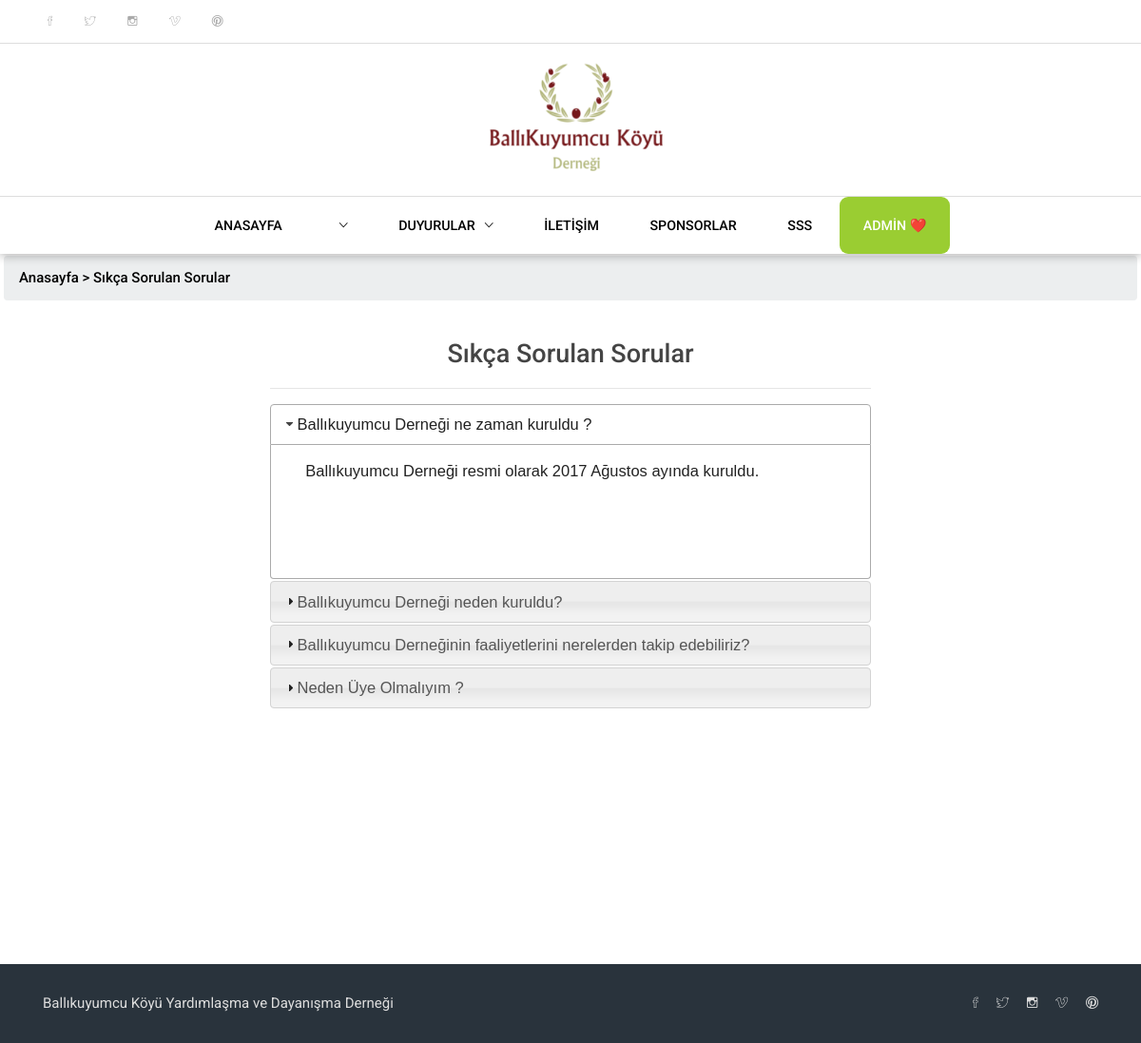
The app's page /faq/ (signed in) with its own data.
### home/models.py (models this page shows, shortened)
class FAQ(models.Model):
    STATUS = (
        ('True', 'Evet'),
        ('False', 'Hayır'),
    )
    question = models.CharField(max_length=200)
    answer = models.TextField(max_length=300)
    status = models.CharField(max_length=10, choices=STATUS)
    create_at = models.DateTimeField(auto_now_add=True)
    update_at = models.DateTimeField(auto_now=True)

### home/views.py (the view)
# urls.py: path('faq/', views.faq, name='faq'),
def faq(request):
    category = Category.objects.all()
    menu = Menu.objects.all()
    setting = Setting.objects.get(pk=2)
    faq = FAQ.objects.all().order_by()
    context = {
        'category': category,
        'faq': faq,
        'menu': menu,
        'setting': setting
    }
    return render(request, 'faq.html', context)

### home/templates/faq.html (shortened to what this page needs)
{% extends "homebase.html" %}
{% load static %}
{% block head %}
    <link href="{% static 'common-css/bootstrap.css' %}" rel="stylesheet">
    <link href="{% static 'common-css/ionicons.css' %}" rel="stylesheet">
    <link href="{% static '04-Contact/css/styles.css' %}" rel="stylesheet">
    <link href="{% static '04-Contact/css/responsive.css' %}" rel="stylesheet">
    <link href="{% static '01-homepage/css/styles.css' %}" rel="stylesheet">
    <link href="{% static '01-homepage/css/responsive.css' %}" rel="stylesheet">
{% endblock %}
{% block body  %}
    <section class="blog-area" style=" padding: 269px;">
        <div id="breadcrumb" style="margin-left: -265px; margin-right: -265px;">
            <ul class="breadcrumb">
                <li><a href="/home"><b>Anasayfa > </b></a></li>
                <li><a href="/faq"><b>Sıkça Sorulan Sorular</b></a></li>
            </ul>
        </div>
        <div class="container">
            <div class="row">
                <div class="col-lg-12 col-md-12">
                    <div class="single-post">
                        <h3 class="title" style="text-align: center;">
                            <b class="light-color">Sıkça Sorulan Sorular</b>
                        </h3>
                        <hr>
                            <div id="accordion">
                                {% for rs in faq %}
                                    <h4 ><b>{{ rs.question }}</b></h4>
                                    <p>{{ rs.answer }}</p>
                                  {% endfor %}
                            </div>
                    </div>
                </div>
            </div>
        </div>
    </section>
{% endblock %}

### home/templates/header.html (shortened to what this page needs)
{% load static %}
<header>
    <div class="top-menu">
        <ul class="social-icons left-area">
            <li><a href="{{ setting.facebook }}"><i class="ion-social-facebook-outline"></i></a></li>
            <li><a href="{{ setting.facebook }}"><i class="ion-social-twitter-outline"></i></a></li>
            <li><a href="{{ setting.facebook }}"><i class="ion-social-instagram-outline"></i></a></li>
            <li><a href="{{ setting.facebook }}"><i class="ion-social-vimeo-outline"></i></a></li>
            <li><a href="{{ setting.facebook }}"><i class="ion-social-pinterest-outline"></i></a></li>
        </ul>
    </div>
    <div class="middle-menu center-text">
        <div class="col-lg-12"> <a href="#" class="logo"><img  style="width: 210px;height: auto; margin-top: -20px" src="{% static 'images/logo1.PNG' %}" alt="Logo Image"></a></div>
    </div>
    <div class="bottom-area">
        <ul class="main-menu visible-on-click" id="main-menu">
            <li class="drop-down"><a href="/home">ANASAYFA</a>
                {% if  menu %}
                    {% load mptt_tags %}
                    {% recursetree menu %}
                        {% if not  node.is_leaf_node %}
                            <li class="drop-down">
                                <a href="/menu/{{ node.id }}">{{ node.title }}<i class="ion-ios-arrow-down"></i></a>
                            </li>
                        {% endif %}
                    {% endrecursetree %}
                {% endif %}
            <li class="drop-down"><a href="/">DUYURULAR<i class="ion-ios-arrow-down"></i></a>
                {% load mptt_tags %}
            </li>
            <li><a href="/contact">İLETİŞİM</a></li>
            <li><a href="/sponsor">SPONSORLAR</a></li>
            <li><a href="/faq">SSS</a></li>
            {% if user.id is not None %}
                <li class="drop-down" style=" background-color: yellowgreen; border-radius:9px">
                    <a href="/user/">
                        <b style="color:white"> {{ user.first_name }}  {{ user.last_name }}</b>
                    </a>
                </li>
            {% else %}
                <li style="color: white;font-family: 'Comic Sans MS';background-color: yellowgreen; border-radius: 10px"><a href="/login/">LOGIN</a></li>
                <li style="color: white;font-family: 'Comic Sans MS';background-color: yellowgreen; border-radius: 10px"><a href="/signup/">SIGN UP</a></li>
            {% endif %}
        </ul>
    </div>
</header>

### home/static/01-homepage/css/styles.css (style rules this page uses)
html { font-size: 100%; height: 100%; overflow-x: hidden; touch-action: manipulation; }
body { font-size: 15px; font-family: 'Roboto', sans-serif; width: 100%; height: 100%; margin: 0; font-weight: 400; -webkit-font-smoothing: antialiased; -moz-osx-font-smoothing: grayscale; word-wrap: break-word; color: #000; }
h1, h2, h3, h4, h5, h6, p, a, ul, span, li, img, inpot, button { margin: 0; padding: 0; }
h1,h2,h3,h4,h5,h6 { line-height: 1.5; font-weight: inherit; }
p { line-height: 1.6; font-size: 1.05em; font-family: 'Maven Pro', sans-serif; font-weight: 400; color: #555; }
h3 { font-size: 1.8em; }
h4 { font-size: 1.5em; }
a, button { display: inline-block; text-decoration: none; color: inherit; transition: all .3s; }
b { font-weight: 500; }
img { width: 100%; }
li { list-style: none; display: inline-block; }
b.light-color { color: #444; }
.center-text { text-align: center; }
.left-area { float: left; }
header { position: absolute; left: 0; right: 0; top: 0; z-index: 1000; font-size: .95em; box-shadow: 0px 2px 10px rgba(0,0,0, .3); background: #fff; }
header .top-menu { width: 100%; height: 45px; line-height: 45px; overflow: hidden; font-size: .95em; font-style: italic; }
header .top-menu ul > li:first-child { border-left: 0; }
header .top-menu ul.social-icons { display: inline-block; padding: 0 35px; color: #aaa; }
header .top-menu ul.social-icons > li > a { padding: 0 15px; }
header .middle-menu { border-top: 1px solid #ddd; border-bottom: 1px solid #ddd; }
header .logo { padding: 30px 0; height: 160px; }
header .logo img { height: 100%; width: auto; }
header .bottom-area { text-align: center; }
header .main-menu { font-weight: 500; }
header .main-menu > li > a { height: 60px; line-height: 60px; padding: 0 25px; }
header .main-menu li.drop-down { position: relative; text-align: left; }
header .main-menu li i { margin-left: 10px; }
.single-post .title { margin: 20px 0 15px; }

### home/static/04-Contact/css/styles.css (style rules this page uses)
html { font-size: 100%; height: 100%; overflow-x: hidden; touch-action: manipulation; }
body { font-size: 15px; font-family: 'Roboto', sans-serif; width: 100%; height: 100%; margin: 0; font-weight: 400; -webkit-font-smoothing: antialiased; -moz-osx-font-smoothing: grayscale; word-wrap: break-word; color: #000; }
h1, h2, h3, h4, h5, h6, p, a, ul, span, li, img, inpot, button { margin: 0; padding: 0; }
h1,h2,h3,h4,h5,h6 { line-height: 1.5; font-weight: inherit; }
p { line-height: 1.6; font-size: 1.05em; font-family: 'Maven Pro', sans-serif; font-weight: 400; color: #555; }
h3 { font-size: 1.8em; }
h4 { font-size: 1.5em; }
a, button { display: inline-block; text-decoration: none; color: inherit; transition: all .3s; }
b { font-weight: 500; }
img { width: 100%; }
li { list-style: none; display: inline-block; }
b.light-color { color: #444; }
.center-text { text-align: center; }
.left-area { float: left; }
header { position: absolute; left: 0; right: 0; top: 0; z-index: 1000; font-size: .95em; box-shadow: 0px 2px 10px rgba(0,0,0, .3); background: #fff; }
header .top-menu { width: 100%; height: 45px; line-height: 45px; overflow: hidden; font-size: .95em; font-style: italic; }
header .top-menu ul > li:first-child { border-left: 0; }
header .top-menu ul.social-icons { display: inline-block; padding: 0 35px; color: #aaa; }
header .top-menu ul.social-icons > li > a { padding: 0 15px; }
header .middle-menu { border-top: 1px solid #ddd; border-bottom: 1px solid #ddd; }
header .logo { padding: 30px 0; height: 160px; }
header .logo img { height: 100%; width: auto; }
header .bottom-area { text-align: center; }
header .main-menu { font-weight: 500; }
header .main-menu > li > a { height: 60px; line-height: 60px; padding: 0 25px; }
header .main-menu li.drop-down { position: relative; text-align: left; }
header .main-menu li i { margin-left: 10px; }
.blog-area { padding: 370px 0 50px; }
.single-post .title { margin: 50px 0 0; }

### records on screen
FAQ: question "Ballıkuyumcu Derneği ne zaman kuruldu ?", answer "Ballıkuyumcu Derneği resmi olarak 2017 Ağustos ayında kuruldu."
FAQ: question "Ballıkuyumcu Derneği neden kuruldu?"
FAQ: question "Ballıkuyumcu Derneğinin faaliyetlerini nerelerden takip edebiliriz?"
FAQ: question "Neden Üye Olmalıyım ?"

### other values on screen
{{ user.first_name }} "ADMİN"
{{ user.last_name }} "❤️"
